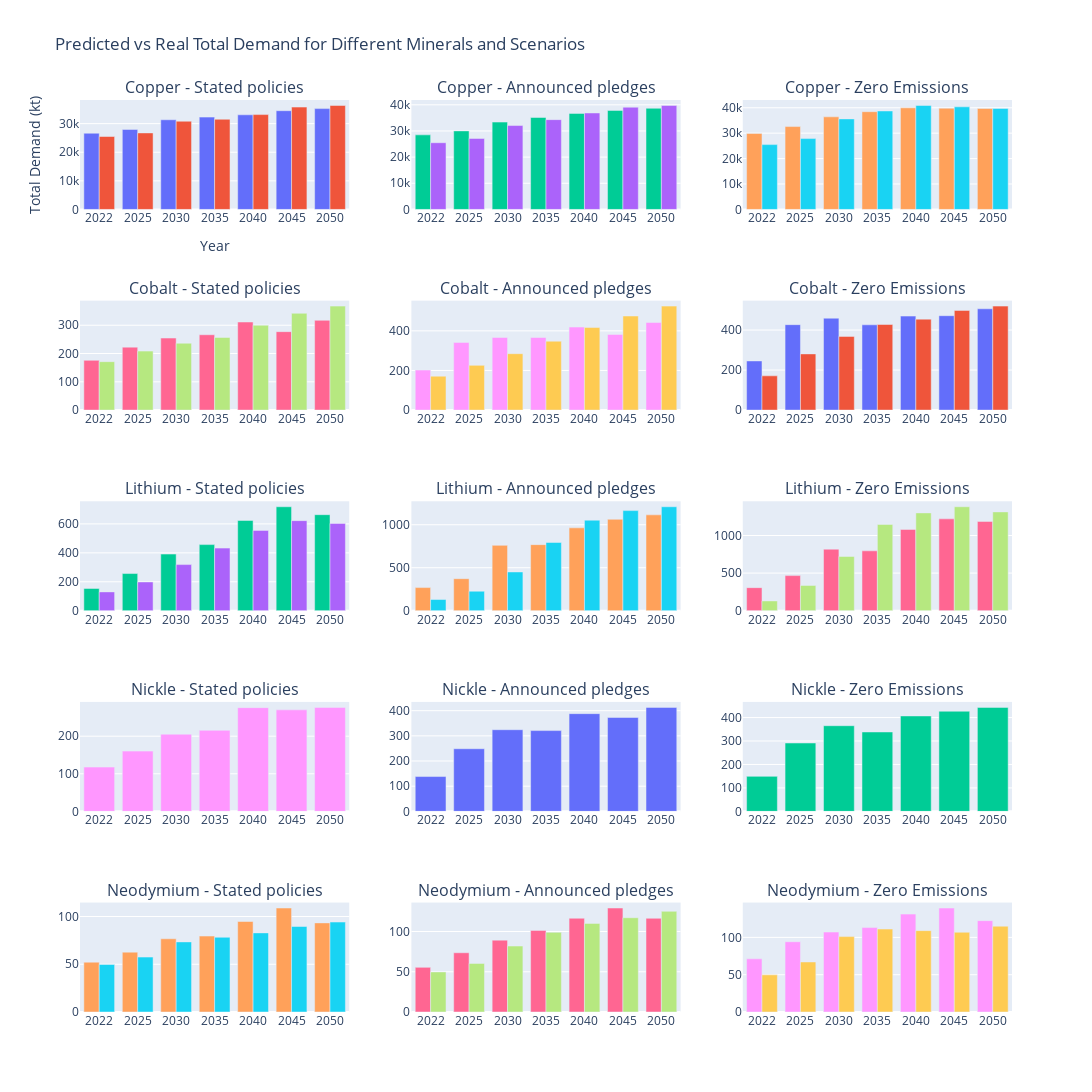

The notebook cell this image was saved under:
### Code cell
minerals = ['Copper', 'Cobalt', 'Lithium', 'Nickle', 'Neodymium']
scenarios = ['Stated policies', 'Announced pledges', 'Zero Emissions']

fig = make_subplots(rows=len(minerals), cols=len(scenarios), 
                    subplot_titles=[f"{mineral} - {scenario}" for mineral in minerals for scenario in scenarios])

for i, mineral in enumerate(minerals):
    for j, scenario in enumerate(scenarios):
        # Prepare the input data for the current mineral and scenario
        input_data = pd.DataFrame({'Mineral': [mineral], 'Scenario': [scenario]})
        input_data = pd.concat([input_data]*len(df['Year'].unique()), ignore_index=True)
        input_data['Year'] = df['Year'].unique()
        input_data = pd.get_dummies(input_data)
        
        # Ensure all necessary dummy variables are present
        all_columns = set(X.columns)
        input_columns = set(input_data.columns)
        missing_columns = all_columns - input_columns
        for col in missing_columns:
            input_data[col] = 0

        # Reorder the columns to match the order during training
        input_data = input_data[X.columns]

        # Make predictions
        predictions = model.predict(input_data)

        # Get the real total demands
        real_demands = df[(df['Mineral'] == mineral) & (df['Scenario'] == scenario)]['Total Demand'].values

        # Add bar traces to the subplot
        fig.add_trace(go.Bar(x=df['Year'].unique(), y=predictions, name='Predicted'), row=i+1, col=j+1)
        fig.add_trace(go.Bar(x=df['Year'].unique(), y=real_demands, name='Real'), row=i+1, col=j+1)

fig.update_layout(title="Predicted vs Real Total Demand for Different Minerals and Scenarios",
                  xaxis_title="Year",
                  yaxis_title="Total Demand (kt)",
                  showlegend=False,
                  height=1200, width=1300)

fig.show()

### Figure 1 — Plotly figure (JSON) as saved in the notebook; plotly's stock layout.template omitted (floating-point values rounded to 4 significant figures)
{"data": [{"name": "Predicted", "type": "bar", "x": ["2022", "2025", "2030", "2035", "2040", "2045", "2050"], "xaxis": "x", "y": [26650.0, 27980.0, 31350.0, 32290.0, 33090.0, 34530.0, 35260.0], "yaxis": "y"}, {"name": "Real", "type": "bar", "x": ["2022", "2025", "2030", "2035", "2040", "2045", "2050"], "xaxis": "x", "y": [25500.0, 26750.0, 30850.0, 31540.0, 33160.0, 35790.0, 36350.0], "yaxis": "y"}, {"name": "Predicted", "type": "bar", "x": ["2022", "2025", "2030", "2035", "2040", "2045", "2050"], "xaxis": "x2", "y": [28500.0, 30020.0, 33390.0, 35150.0, 36710.0, 37860.0, 38670.0], "yaxis": "y2"}, {"name": "Real", "type": "bar", "x": ["2022", "2025", "2030", "2035", "2040", "2045", "2050"], "xaxis": "x2", "y": [25500.0, 27140.0, 32070.0, 34330.0, 36870.0, 39080.0, 39740.0], "yaxis": "y2"}, {"name": "Predicted", "type": "bar", "x": ["2022", "2025", "2030", "2035", "2040", "2045", "2050"], "xaxis": "x3", "y": [29890.0, 32600.0, 36430.0, 38450.0, 39960.0, 39830.0, 39720.0], "yaxis": "y3"}, {"name": "Real", "type": "bar", "x": ["2022", "2025", "2030", "2035", "2040", "2045", "2050"], "xaxis": "x3", "y": [25500.0, 27870.0, 35610.0, 38730.0, 40900.0, 40360.0, 39730.0], "yaxis": "y3"}, {"name": "Predicted", "type": "bar", "x": ["2022", "2025", "2030", "2035", "2040", "2045", "2050"], "xaxis": "x4", "y": [175.9, 222.6, 254.7, 266.4, 311.5, 277.4, 317.5], "yaxis": "y4"}, {"name": "Real", "type": "bar", "x": ["2022", "2025", "2030", "2035", "2040", "2045", "2050"], "xaxis": "x4", "y": [171.2, 208.5, 236.4, 256.9, 300.1, 342.3, 367.6], "yaxis": "y4"}, {"name": "Predicted", "type": "bar", "x": ["2022", "2025", "2030", "2035", "2040", "2045", "2050"], "xaxis": "x5", "y": [202.0, 341.5, 366.7, 366.3, 419.0, 381.7, 441.8], "yaxis": "y5"}, {"name": "Real", "type": "bar", "x": ["2022", "2025", "2030", "2035", "2040", "2045", "2050"], "xaxis": "x5", "y": [171.2, 225.8, 284.6, 347.7, 416.6, 474.8, 524.8], "yaxis": "y5"}, {"name": "Predicted", "type": "bar", "x": ["2022", "2025", "2030", "2035", "2040", "2045", "2050"], "xaxis": "x6", "y": [245.7, 426.9, 459.3, 426.2, 469.8, 471.7, 506.3], "yaxis": "y6"}, {"name": "Real", "type": "bar", "x": ["2022", "2025", "2030", "2035", "2040", "2045", "2050"], "xaxis": "x6", "y": [171.2, 280.8, 368.4, 427.8, 454.5, 498.2, 519.7], "yaxis": "y6"}, {"name": "Predicted", "type": "bar", "x": ["2022", "2025", "2030", "2035", "2040", "2045", "2050"], "xaxis": "x7", "y": [153.9, 256.9, 391.3, 456.8, 623.7, 718.4, 663.6], "yaxis": "y7"}, {"name": "Real", "type": "bar", "x": ["2022", "2025", "2030", "2035", "2040", "2045", "2050"], "xaxis": "x7", "y": [130.2, 198.7, 318.8, 432.7, 555.1, 622.5, 603.4], "yaxis": "y7"}, {"name": "Predicted", "type": "bar", "x": ["2022", "2025", "2030", "2035", "2040", "2045", "2050"], "xaxis": "x8", "y": [269.0, 372.5, 760.1, 768.6, 963.8, 1063.0, 1115.0], "yaxis": "y8"}, {"name": "Real", "type": "bar", "x": ["2022", "2025", "2030", "2035", "2040", "2045", "2050"], "xaxis": "x8", "y": [130.2, 226.9, 451.0, 793.7, 1053.0, 1164.0, 1209.0], "yaxis": "y8"}, {"name": "Predicted", "type": "bar", "x": ["2022", "2025", "2030", "2035", "2040", "2045", "2050"], "xaxis": "x9", "y": [306.7, 466.5, 818.1, 796.0, 1081.0, 1221.0, 1187.0], "yaxis": "y9"}, {"name": "Real", "type": "bar", "x": ["2022", "2025", "2030", "2035", "2040", "2045", "2050"], "xaxis": "x9", "y": [130.2, 336.1, 721.4, 1147.0, 1300.0, 1382.0, 1313.0], "yaxis": "y9"}, {"name": "Predicted", "type": "bar", "x": ["2022", "2025", "2030", "2035", "2040", "2045", "2050"], "xaxis": "x10", "y": [117.8, 160.3, 205.3, 215.6, 275.9, 270.1, 276.6], "yaxis": "y10"}, {"name": "Real", "type": "bar", "x": ["2022", "2025", "2030", "2035", "2040", "2045", "2050"], "xaxis": "x10", "y": [], "yaxis": "y10"}, {"name": "Predicted", "type": "bar", "x": ["2022", "2025", "2030", "2035", "2040", "2045", "2050"], "xaxis": "x11", "y": [138.3, 248.8, 324.4, 320.9, 388.2, 373.0, 413.1], "yaxis": "y11"}, {"name": "Real", "type": "bar", "x": ["2022", "2025", "2030", "2035", "2040", "2045", "2050"], "xaxis": "x11", "y": [], "yaxis": "y11"}, {"name": "Predicted", "type": "bar", "x": ["2022", "2025", "2030", "2035", "2040", "2045", "2050"], "xaxis": "x12", "y": [149.2, 291.5, 365.2, 338.5, 406.9, 427.0, 443.4], "yaxis": "y12"}, {"name": "Real", "type": "bar", "x": ["2022", "2025", "2030", "2035", "2040", "2045", "2050"], "xaxis": "x12", "y": [], "yaxis": "y12"}, {"name": "Predicted", "type": "bar", "x": ["2022", "2025", "2030", "2035", "2040", "2045", "2050"], "xaxis": "x13", "y": [52.2, 62.7, 76.68, 79.54, 94.8, 108.9, 93.34], "yaxis": "y13"}, {"name": "Real", "type": "bar", "x": ["2022", "2025", "2030", "2035", "2040", "2045", "2050"], "xaxis": "x13", "y": [49.77, 57.53, 73.43, 78.27, 82.88, 89.56, 94.21], "yaxis": "y13"}, {"name": "Predicted", "type": "bar", "x": ["2022", "2025", "2030", "2035", "2040", "2045", "2050"], "xaxis": "x14", "y": [55.47, 73.61, 89.29, 101.4, 116.5, 129.2, 116.4], "yaxis": "y14"}, {"name": "Real", "type": "bar", "x": ["2022", "2025", "2030", "2035", "2040", "2045", "2050"], "xaxis": "x14", "y": [49.77, 60.38, 81.99, 98.99, 110.1, 117.1, 125.1], "yaxis": "y14"}, {"name": "Predicted", "type": "bar", "x": ["2022", "2025", "2030", "2035", "2040", "2045", "2050"], "xaxis": "x15", "y": [71.22, 94.18, 107.2, 113.2, 131.2, 139.4, 122.4], "yaxis": "y15"}, {"name": "Real", "type": "bar", "x": ["2022", "2025", "2030", "2035", "2040", "2045", "2050"], "xaxis": "x15", "y": [49.77, 67.06, 101.1, 111.2, 109.1, 106.9, 115.0], "yaxis": "y15"}], "layout": {"annotations": [{"font": {"size": 16}, "showarrow": false, "text": "Copper - Stated policies", "x": 0.1444, "xanchor": "center", "xref": "paper", "y": 1, "yanchor": "bottom", "yref": "paper"}, {"font": {"size": 16}, "showarrow": false, "text": "Copper - Announced pledges", "x": 0.5, "xanchor": "center", "xref": "paper", "y": 1, "yanchor": "bottom", "yref": "paper"}, {"font": {"size": 16}, "showarrow": false, "text": "Copper - Zero Emissions", "x": 0.8556, "xanchor": "center", "xref": "paper", "y": 1, "yanchor": "bottom", "yref": "paper"}, {"font": {"size": 16}, "showarrow": false, "text": "Cobalt - Stated policies", "x": 0.1444, "xanchor": "center", "xref": "paper", "y": 0.78, "yanchor": "bottom", "yref": "paper"}, {"font": {"size": 16}, "showarrow": false, "text": "Cobalt - Announced pledges", "x": 0.5, "xanchor": "center", "xref": "paper", "y": 0.78, "yanchor": "bottom", "yref": "paper"}, {"font": {"size": 16}, "showarrow": false, "text": "Cobalt - Zero Emissions", "x": 0.8556, "xanchor": "center", "xref": "paper", "y": 0.78, "yanchor": "bottom", "yref": "paper"}, {"font": {"size": 16}, "showarrow": false, "text": "Lithium - Stated policies", "x": 0.1444, "xanchor": "center", "xref": "paper", "y": 0.56, "yanchor": "bottom", "yref": "paper"}, {"font": {"size": 16}, "showarrow": false, "text": "Lithium - Announced pledges", "x": 0.5, "xanchor": "center", "xref": "paper", "y": 0.56, "yanchor": "bottom", "yref": "paper"}, {"font": {"size": 16}, "showarrow": false, "text": "Lithium - Zero Emissions", "x": 0.8556, "xanchor": "center", "xref": "paper", "y": 0.56, "yanchor": "bottom", "yref": "paper"}, {"font": {"size": 16}, "showarrow": false, "text": "Nickle - Stated policies", "x": 0.1444, "xanchor": "center", "xref": "paper", "y": 0.34, "yanchor": "bottom", "yref": "paper"}, {"font": {"size": 16}, "showarrow": false, "text": "Nickle - Announced pledges", "x": 0.5, "xanchor": "center", "xref": "paper", "y": 0.34, "yanchor": "bottom", "yref": "paper"}, {"font": {"size": 16}, "showarrow": false, "text": "Nickle - Zero Emissions", "x": 0.8556, "xanchor": "center", "xref": "paper", "y": 0.34, "yanchor": "bottom", "yref": "paper"}, {"font": {"size": 16}, "showarrow": false, "text": "Neodymium - Stated policies", "x": 0.1444, "xanchor": "center", "xref": "paper", "y": 0.12, "yanchor": "bottom", "yref": "paper"}, {"font": {"size": 16}, "showarrow": false, "text": "Neodymium - Announced pledges", "x": 0.5, "xanchor": "center", "xref": "paper", "y": 0.12, "yanchor": "bottom", "yref": "paper"}, {"font": {"size": 16}, "showarrow": false, "text": "Neodymium - Zero Emissions", "x": 0.8556, "xanchor": "center", "xref": "paper", "y": 0.12, "yanchor": "bottom", "yref": "paper"}], "height": 1200, "showlegend": false, "title": {"text": "Predicted vs Real Total Demand for Different Minerals and Scenarios"}, "width": 1300, "xaxis": {"anchor": "y", "domain": [0, 0.2889], "title": {"text": "Year"}}, "xaxis10": {"anchor": "y10", "domain": [0, 0.2889]}, "xaxis11": {"anchor": "y11", "domain": [0.3556, 0.6444]}, "xaxis12": {"anchor": "y12", "domain": [0.7111, 1]}, "xaxis13": {"anchor": "y13", "domain": [0, 0.2889]}, "xaxis14": {"anchor": "y14", "domain": [0.3556, 0.6444]}, "xaxis15": {"anchor": "y15", "domain": [0.7111, 1]}, "xaxis2": {"anchor": "y2", "domain": [0.3556, 0.6444]}, "xaxis3": {"anchor": "y3", "domain": [0.7111, 1]}, "xaxis4": {"anchor": "y4", "domain": [0, 0.2889]}, "xaxis5": {"anchor": "y5", "domain": [0.3556, 0.6444]}, "xaxis6": {"anchor": "y6", "domain": [0.7111, 1]}, "xaxis7": {"anchor": "y7", "domain": [0, 0.2889]}, "xaxis8": {"anchor": "y8", "domain": [0.3556, 0.6444]}, "xaxis9": {"anchor": "y9", "domain": [0.7111, 1]}, "yaxis": {"anchor": "x", "domain": [0.88, 1], "title": {"text": "Total Demand (kt)"}}, "yaxis10": {"anchor": "x10", "domain": [0.22, 0.34]}, "yaxis11": {"anchor": "x11", "domain": [0.22, 0.34]}, "yaxis12": {"anchor": "x12", "domain": [0.22, 0.34]}, "yaxis13": {"anchor": "x13", "domain": [0, 0.12]}, "yaxis14": {"anchor": "x14", "domain": [0, 0.12]}, "yaxis15": {"anchor": "x15", "domain": [0, 0.12]}, "yaxis2": {"anchor": "x2", "domain": [0.88, 1]}, "yaxis3": {"anchor": "x3", "domain": [0.88, 1]}, "yaxis4": {"anchor": "x4", "domain": [0.66, 0.78]}, "yaxis5": {"anchor": "x5", "domain": [0.66, 0.78]}, "yaxis6": {"anchor": "x6", "domain": [0.66, 0.78]}, "yaxis7": {"anchor": "x7", "domain": [0.44, 0.56]}, "yaxis8": {"anchor": "x8", "domain": [0.44, 0.56]}, "yaxis9": {"anchor": "x9", "domain": [0.44, 0.56]}}}
